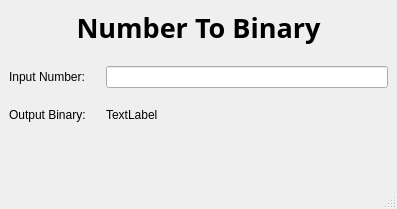
<?xml version="1.0" encoding="UTF-8"?>
<ui version="4.0">
 <class>MainWindow</class>
 <widget class="QMainWindow" name="MainWindow">
  <property name="geometry">
   <rect>
    <x>0</x>
    <y>0</y>
    <width>397</width>
    <height>209</height>
   </rect>
  </property>
  <property name="sizePolicy">
   <sizepolicy hsizetype="Fixed" vsizetype="Fixed">
    <horstretch>0</horstretch>
    <verstretch>0</verstretch>
   </sizepolicy>
  </property>
  <property name="windowTitle">
   <string>Number To Binary</string>
  </property>
  <widget class="QWidget" name="centralwidget">
   <layout class="QFormLayout" name="formLayout">
    <property name="horizontalSpacing">
     <number>20</number>
    </property>
    <property name="verticalSpacing">
     <number>20</number>
    </property>
    <item row="0" column="0" colspan="2">
     <widget class="QLabel" name="label">
      <property name="font">
       <font>
        <family>Sans Serif</family>
        <pointsize>20</pointsize>
        <weight>75</weight>
        <bold>true</bold>
       </font>
      </property>
      <property name="layoutDirection">
       <enum>Qt::LeftToRight</enum>
      </property>
      <property name="text">
       <string>Number To Binary</string>
      </property>
      <property name="alignment">
       <set>Qt::AlignCenter</set>
      </property>
     </widget>
    </item>
    <item row="1" column="0">
     <widget class="QLabel" name="label_2">
      <property name="text">
       <string>Input Number:</string>
      </property>
     </widget>
    </item>
    <item row="2" column="0">
     <widget class="QLabel" name="label_3">
      <property name="text">
       <string>Output Binary:</string>
      </property>
     </widget>
    </item>
    <item row="2" column="1">
     <widget class="QLabel" name="output">
      <property name="text">
       <string>TextLabel</string>
      </property>
     </widget>
    </item>
    <item row="1" column="1">
     <widget class="QLineEdit" name="lineEdit">
      <property name="maxLength">
       <number>666666666</number>
      </property>
     </widget>
    </item>
   </layout>
  </widget>
  <widget class="QMenuBar" name="menubar">
   <property name="geometry">
    <rect>
     <x>0</x>
     <y>0</y>
     <width>397</width>
     <height>22</height>
    </rect>
   </property>
  </widget>
  <widget class="QStatusBar" name="statusbar"/>
 </widget>
 <resources/>
 <connections/>
</ui>
